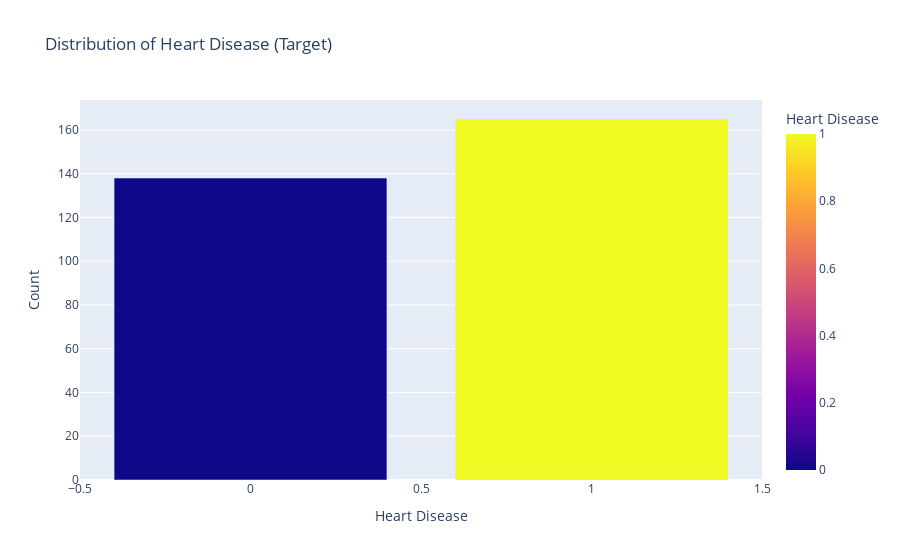

This figure's notebook cell:
### Markdown cell above
### Performed various visualization to understand the nature of data

### Code cell
import plotly.express as px
target_counts = df['target'].value_counts().reset_index()
target_counts.columns = ['target', 'count']  # Rename columns

# Step 2: Create Plotly bar chart
fig = px.bar(
    target_counts,
    x='target',
    y='count',
    color='target',
    labels={'target': 'Heart Disease', 'count': 'Count'},
    color_discrete_map={0: 'blue', 1: 'yellow'},
    title='Distribution of Heart Disease (Target)'
)
fig.show()

### Figure 1 — Plotly figure (JSON) as saved in the notebook; plotly's stock layout.template omitted (floating-point values rounded to 4 significant figures)
{"data": [{"hovertemplate": "Heart Disease=%{marker.color}<br>Count=%{y}<extra></extra>", "legendgroup": "", "marker": {"color": [1, 0], "coloraxis": "coloraxis", "pattern": {"shape": ""}}, "name": "", "orientation": "v", "showlegend": false, "textposition": "auto", "type": "bar", "x": [1, 0], "xaxis": "x", "y": [165, 138], "yaxis": "y"}], "layout": {"barmode": "relative", "coloraxis": {"colorbar": {"title": {"text": "Heart Disease"}}, "colorscale": [[0, "#0d0887"], [0.1111, "#46039f"], [0.2222, "#7201a8"], [0.3333, "#9c179e"], [0.4444, "#bd3786"], [0.5556, "#d8576b"], [0.6667, "#ed7953"], [0.7778, "#fb9f3a"], [0.8889, "#fdca26"], [1, "#f0f921"]]}, "legend": {"tracegroupgap": 0}, "title": {"text": "Distribution of Heart Disease (Target)"}, "xaxis": {"anchor": "y", "domain": [0, 1], "title": {"text": "Heart Disease"}}, "yaxis": {"anchor": "x", "domain": [0, 1], "title": {"text": "Count"}}}}
